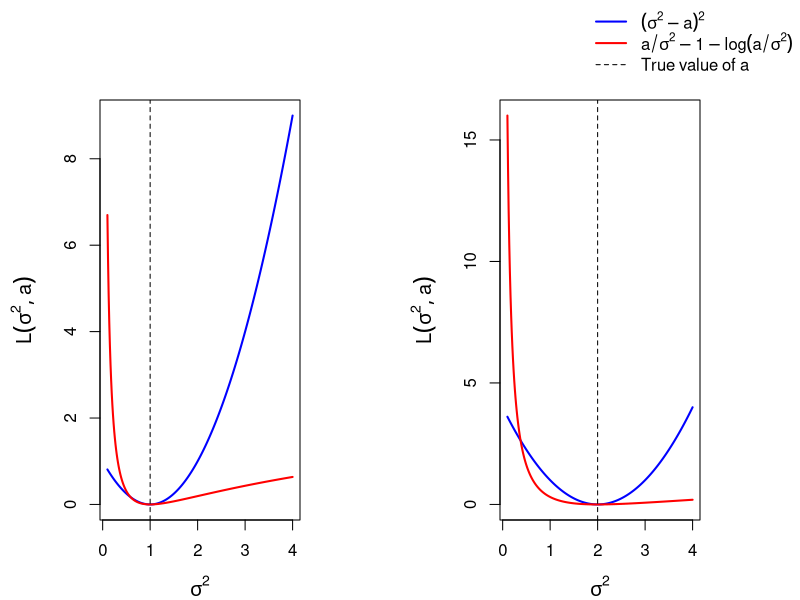

Reproduce this figure in R.
rm(list=ls())
# Improved comparison of Squared Error Loss and Stein Loss
par(mfrow = c(1, 2), mar = c(4, 5, 3, 5), oma = c(0, 0, 2, 0))

# Function to plot both losses for a given true value 'a'
plot_losses <- function(a, panel_label) {
  sigma2 <- seq(0.1, 4, length.out = 300)
  square_error_loss <- (sigma2 - a)^2
  stein_loss <- (a / sigma2) - 1 - log(a / sigma2)
  
  plot(sigma2, square_error_loss, type = "l", lwd = 2, col = "blue",
       ylim = c(0, max(c(square_error_loss, stein_loss))),
       xlab = expression(sigma^2), ylab = expression(L(sigma^2, a)),
       main = panel_label, cex.main = 1.2, cex.lab = 1.2)
  
  lines(sigma2, stein_loss, col = "red", lwd = 2)
  abline(v = a, lty = 2, col = "black")
}

# Plot for a = 1 and a = 2
plot_losses(a = 1, panel_label = "")
plot_losses(a = 2, panel_label = "")

# Shared legend
par(fig = c(0, 1, 0, 1), oma = c(0, 0, 0, 0), mar = c(0, 0, 0, 0), new = TRUE)
plot(0, 0, type = "n", axes = FALSE, xlab = "", ylab = "")


legend("topright",bty = "n",
       legend = c(expression((sigma^2 - a)^2),
                  expression( a/sigma^2 - 1 - log(a/sigma^2)),
                  expression(True~value~of~a)),
       col = c("blue", "red", "black"), lwd = c(2, 2, 1), lty = c(1, 1, 2))
